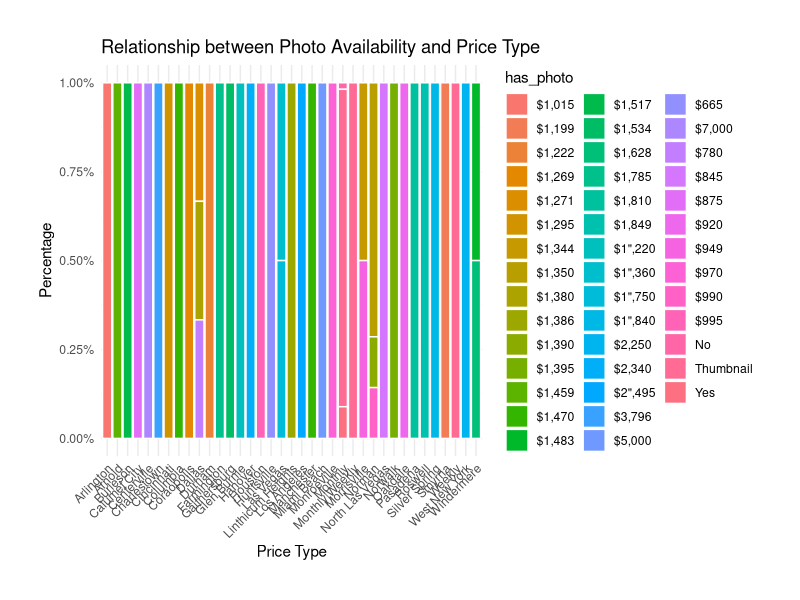
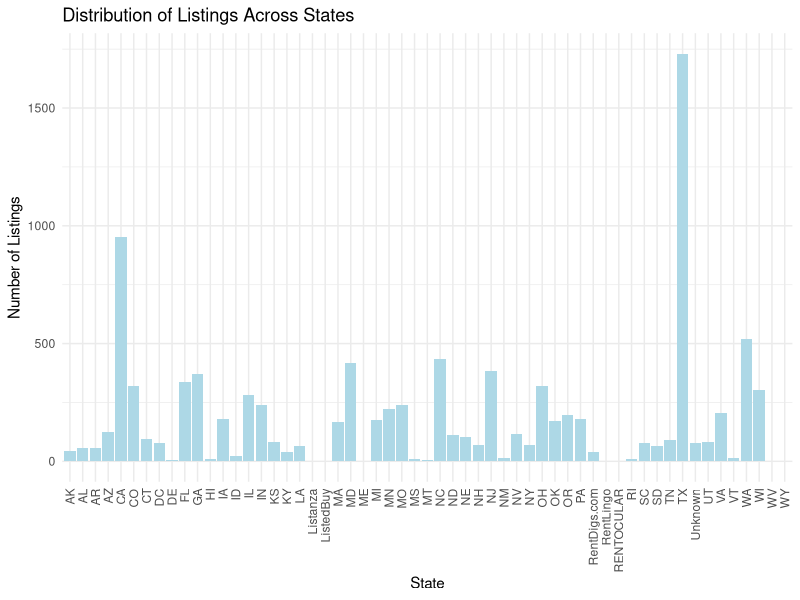
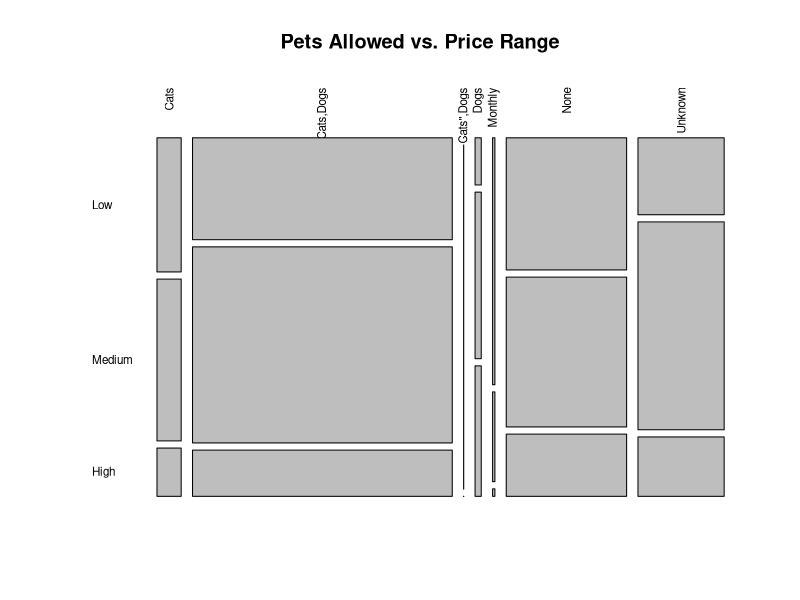
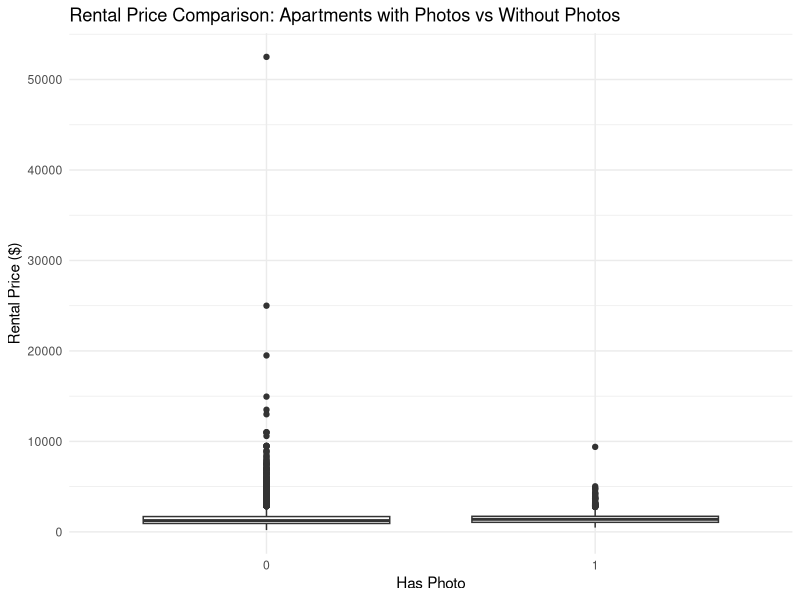
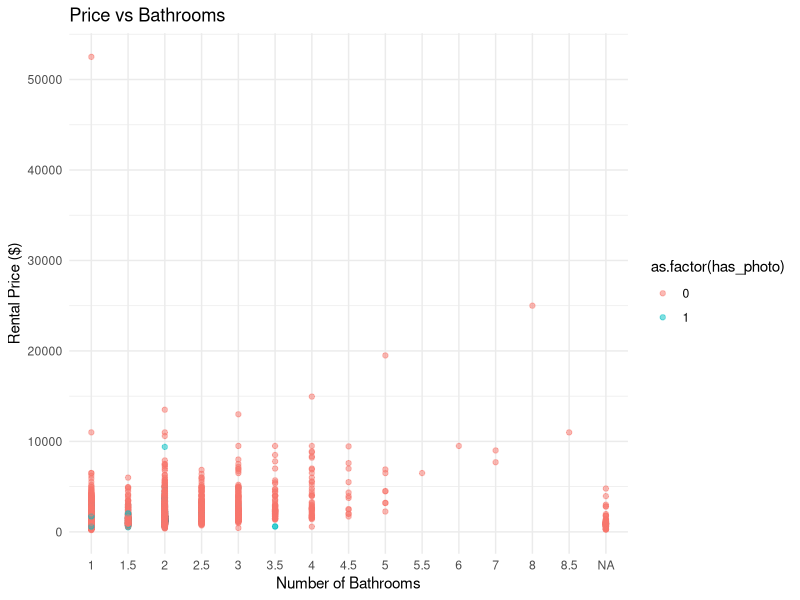
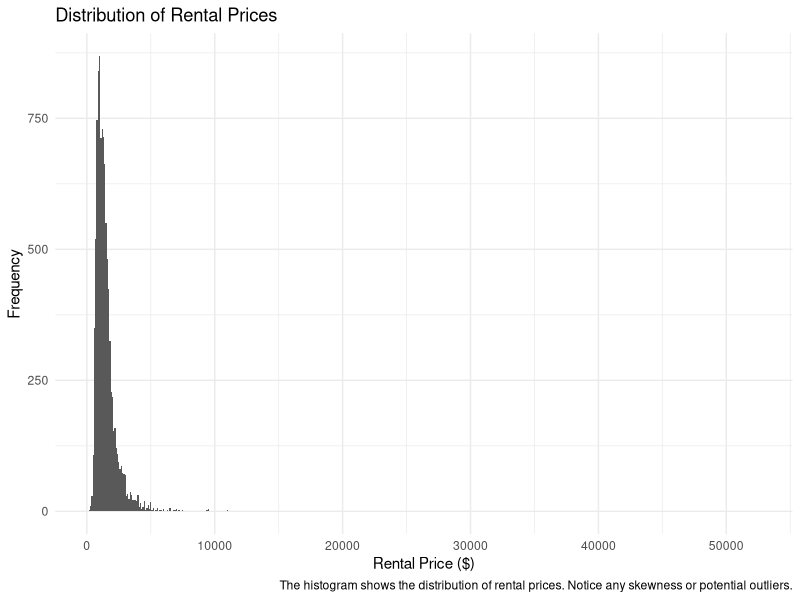
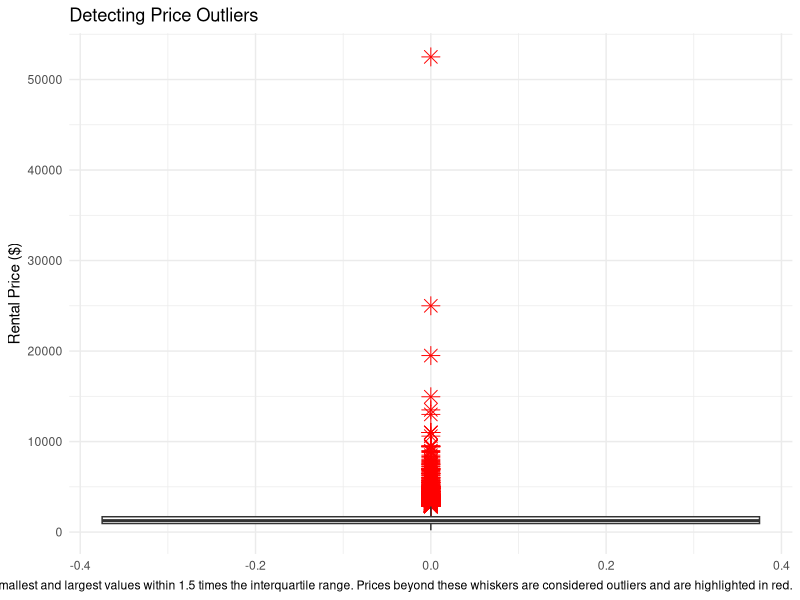
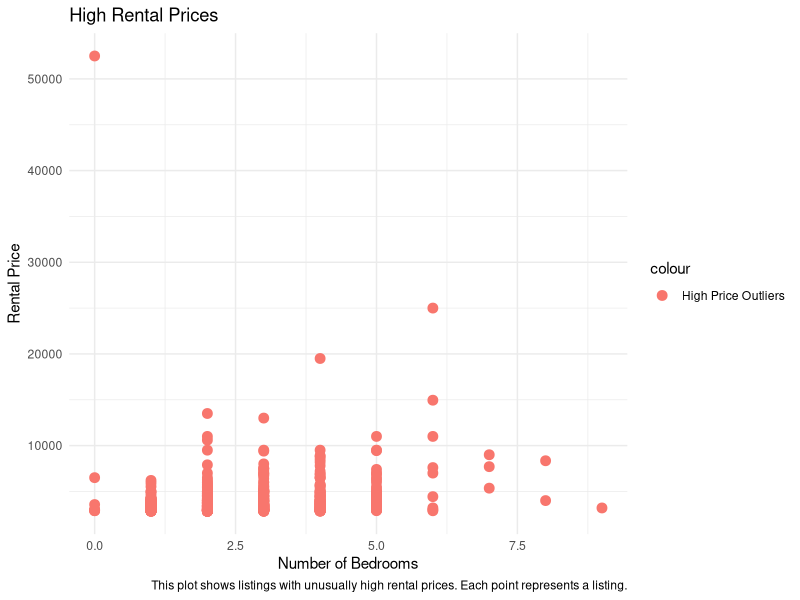

Write R code to recreate these figures, in order.
## ---- chunk 1
knitr::opts_chunk$set(echo = FALSE)
## ---- chunk 2

################################################################################
# Chi-Square Test on the Relationship Between Photo Availability and Price Type
################################################################################

# Load necessary libraries
if (!require(readxl)) {
  install.packages("readxl")
}
library(readxl)

if (!require(tidyverse)) {
  install.packages("tidyverse")
}
library(tidyverse)

# Read the dataset
data <- read_excel("cleaned_data.xlsx")

# Creating a contingency table for photo availability and price type
contingency_table_photo_price <- table(data$has_photo, data$price_type)

# Performing the Chi-Square Test of Independence
chi_square_test_photo_price <- chisq.test(contingency_table_photo_price)

# Printing the results of the Chi-Square test
print(chi_square_test_photo_price)

# Using ggplot to create a stacked bar plot to show the relationship between photo availability and price type

if (!require(scales)) {
  install.packages("scales")
}
library(scales)

if (!require(ggplot2)) {
  install.packages("ggplot2")
}
library(ggplot2)

ggplot(data, aes(x = price_type, fill = has_photo)) +
  geom_bar(position = "fill", color = "white") +  
  scale_y_continuous(labels = percent_format(scale = 1)) +  
  labs(title = "Relationship between Photo Availability and Price Type",
       x = "Price Type",
       y = "Percentage") +  
  theme_minimal() +  # Using a minimal theme for a cleaner look
  theme(axis.text.x = element_text(angle = 45, hjust = 1),  
        plot.margin = unit(c(1, 1, 1, 1), "cm"))  

## ---- chunk 3

################################################################
# Chi-Square Test on the Distribution of Listings Across States
################################################################

# Install necessary packages
if (!require(readxl)) {
  install.packages("readxl")
}
library(readxl)

if (!require(tidyverse)) {
  install.packages("tidyverse")
}
library(tidyverse)

# Read the dataset
data <- read_excel("cleaned_data.xlsx")

# Data cleaning
# Check the number of unique states
num_states <- length(unique(data$state))

# Create a vector of expected frequencies
expected_frequencies <- rep(1/num_states, num_states)

# Creating a contingency table of the number of listings in each state
contingency_table <- table(data$state)

# Performing the Chi-Square test
chi_square_test_state <- chisq.test(contingency_table)

# Printing the results of the Chi-Square test
print(chi_square_test_state)

# Visualize the distribution of listings across states using a bar plot
ggplot(data, aes(x = state)) +
  geom_bar(fill = "#ADD8E6") +
  labs(title = "Distribution of Listings Across States",
       x = "State",
       y = "Number of Listings") +
  theme_minimal() +
  theme(axis.text.x = element_text(angle = 90, vjust = 0.5, hjust = 1))

## ---- chunk 4

##################################################################################
# Chi-Square Test on the Relationship Between Pets Allowed Status and Price Range
##################################################################################

# Creating a new variable for price range based on the 'price' variable
data$price_category <- cut(data$price,
                           breaks = c(-Inf, 1000, 2000, Inf),
                           labels = c("Low", "Medium", "High"))

# Creating a contingency table of pets allowed status against price range
contingency_table_pets_price <- table(data$pets_allowed, data$price_category)

# Perform Chi-Square Test
chi_square_test_pets_price <- chisq.test(contingency_table_pets_price)

# Printing the results of the Chi-Square test
print(chi_square_test_pets_price)

mosaicplot(contingency_table_pets_price, main = "Pets Allowed vs. Price Range",
           cex.axis = 0.7, 
           las = 2,   
           mar = c(5, 4, 2, 2) + 0.1)  

## ---- chunk 5

# Loading the necessary libraries
library(readr)
library(ggplot2)
library(dplyr)

# Reading the CSV file
data <- read_excel("cleaned_data.xlsx")

# Data Cleaning and Transformation
data$has_photo <- as.numeric(data$has_photo == "Yes")
data$bathrooms <- ifelse(is.na(data$bathrooms), median(data$bathrooms, na.rm = TRUE), data$bathrooms)
data$bedrooms <- ifelse(is.na(data$bedrooms), median(data$bedrooms, na.rm = TRUE), data$bedrooms)
data$square_feet <- as.numeric(data$square_feet)
data$square_feet[is.na(data$square_feet)] <- median(data$square_feet, na.rm = TRUE)

# Data Analysis
# Calculate average prices
avg_price_with_photo <- mean(data$price[data$has_photo == 1])
avg_price_without_photo <- mean(data$price[data$has_photo == 0])

# Perform a t-test
t_test_result <- t.test(price ~ has_photo, data = data)
#print(t_test_result)

# Multivariate Linear Regression
model <- lm(price ~ has_photo + bathrooms + bedrooms + square_feet, data = data)
#summary(model)

# Visualization
p1 <- ggplot(data, aes(x = as.factor(has_photo), y = price)) +
  geom_boxplot() +
  labs(title = "Rental Price Comparison: Apartments with Photos vs Without Photos",
       x = "Has Photo",
       y = "Rental Price ($)") +
  theme_minimal()

p2 <- ggplot(data, aes(x = bathrooms, y = price, color = as.factor(has_photo))) +
  geom_point(alpha = 0.5) +
  labs(title = "Price vs Bathrooms",
       x = "Number of Bathrooms",
       y = "Rental Price ($)") +
  theme_minimal()

print(p1)
print(p2)


## ---- chunk 6

# Load necessary libraries
library(readr)
library(ggplot2)
library(dplyr)
library(readxl)

# Read the data
data <- read_excel("cleaned_data.xlsx")

# Data Cleaning and Transformation
data <- data %>%
  mutate(
    has_photo = if_else(has_photo == "Yes", 1, 0),
    bathrooms = as.numeric(bathrooms),
    bedrooms = as.numeric(bedrooms),
    square_feet = as.numeric(square_feet)
  ) %>%
  mutate(
    bathrooms = ifelse(is.na(bathrooms), median(bathrooms, na.rm = TRUE), bathrooms),
    bedrooms = ifelse(is.na(bedrooms), median(bedrooms, na.rm = TRUE), bedrooms),
    square_feet = ifelse(is.na(square_feet), median(square_feet, na.rm = TRUE), square_feet)
  )

# Visualizing the Distribution of Rental Prices
p1 <- ggplot(data, aes(x = price)) +
  geom_histogram(binwidth = 100) +
  theme_minimal() +
  labs(title = "Distribution of Rental Prices", x = "Rental Price ($)", y = "Frequency",
       caption = "The histogram shows the distribution of rental prices. Notice any skewness or potential outliers.")
print(p1)
#ggsave("Distribution_of_Rental_Prices.jpg", plot = p1, width = 10, height = 8, units = "cm")

# Summary Statistics of Rental Prices
summary_stats <- summary(data$price)
print(summary_stats)

# Identifying and Visualizing Anomalies in Rental Prices
Q1 <- quantile(data$price, 0.25)
Q3 <- quantile(data$price, 0.75)
IQR <- Q3 - Q1
lower_bound <- Q1 - 1.5 * IQR
upper_bound <- Q3 + 1.5 * IQR

outliers <- data %>% filter(price < lower_bound | price > upper_bound)

# Using Box Plot to visualize anomalies in rental prices
p_boxplot <- ggplot(data, aes(y = price)) + 
  geom_boxplot(outlier.colour = "red", outlier.shape = 8, outlier.size = 4) + 
  labs(title = "Detecting Price Outliers", y = "Rental Price ($)",
       caption = "The box plot visualizes the spread of rental prices. The middle 50% of the prices are within the box, while the lines (whiskers) extend to the smallest and largest values within 1.5 times the interquartile range. Prices beyond these whiskers are considered outliers and are highlighted in red.") +
  theme_minimal()
print(p_boxplot)
#ggsave("Detecting_Price_Outliers.jpg", plot = p_boxplot, width = 10, height = 8, units = "cm")

# High Price Outliers

# Analyze high price outliers to understand the characteristics of listings that are priced high.
high_price_outliers <- subset(data, price > upper_bound)
p_high <- ggplot(high_price_outliers, aes(x = bedrooms, y = price)) +
  geom_point(aes(color = "High Price Outliers"), size = 3) +
  theme_minimal() +
  labs(title = "High Rental Prices", x = "Number of Bedrooms", y = "Rental Price",
       caption = "This plot shows listings with unusually high rental prices. Each point represents a listing.")
print(p_high)
#ggsave("Low_Rental_Prices.jpg", plot = p_low, width = 10, height = 8, units = "cm")


## ---- chunk 7

###############################################################################
### SMART Question 9
###############################################################################

# here we have two checks to make sure that the packages are loaded and installed
if (!require(readxl)) {
  install.packages("readxl")
}
library(readxl)

if (!require(knitr)) {
  install.packages("knitr")
}
library(knitr)

if (!require(dplyr)) {
  install.packages("dplyr")
}
library(dplyr)

# Read the Excel file
df <- read_excel("cleaned_data.xlsx")

# List of valid US state abbreviations
valid_states <- c(
    "AL", "AK", "AZ", "AR", "CA", "CO", "CT", "DE", "FL", "GA",
    "HI", "ID", "IL", "IN", "IA", "KS", "KY", "LA", "ME", "MD",
    "MA", "MI", "MN", "MS", "MO", "MT", "NE", "NV", "NH", "NJ",
    "NM", "NY", "NC", "ND", "OH", "OK", "OR", "PA", "RI", "SC",
    "SD", "TN", "TX", "UT", "VT", "VA", "WA", "WV", "WI", "WY"
)

# Update the list of valid US state abbreviations to include DC
valid_states <- c(valid_states, "DC")

# Filter out rows where the state is not in the list of valid states
filtered_df_with_dc <- df[df$state %in% valid_states, ]

# Convert square_feet to numeric, setting any non-numeric values to NA
filtered_df_with_dc$square_feet <- as.numeric(as.character(filtered_df_with_dc$square_feet))

# Check for any non-numeric values that might have been converted to NAs
na_square_feet_count <- sum(is.na(filtered_df_with_dc$square_feet))
#cat("Number of NA values in square_feet:", na_square_feet_count, "\n")

# Compute the average rental price per square foot and the count of observations for each state
statewise_stats <- filtered_df_with_dc %>%
  filter(!is.na(square_feet) & square_feet > 0) %>%
  group_by(state) %>%
  summarize(
    avg_price_per_sqft = round(mean(price / square_feet, na.rm = TRUE), 2),
    count = n()
  )

# Compute the weighted average rental price per square foot for each state
statewise_stats$weighted_avg_price_per_sqft <- statewise_stats$avg_price_per_sqft * statewise_stats$count

# Compute the overall weighted average rental price per square foot for the entire dataset
overall_weighted_avg_price_per_sqft <- sum(statewise_stats$weighted_avg_price_per_sqft) / sum(statewise_stats$count)

# install the package if necessary, and load it in
if (!require(ggplot2)) {
  install.packages("ggplot2")
}
library(ggplot2)

# Create a bubble plot with adjusted red line label and legend position
bubble_plot <- ggplot(statewise_stats, aes(x = state, y = avg_price_per_sqft, size = count)) +
  geom_point(alpha = 0.7, color = "dodgerblue") +
  geom_hline(yintercept = overall_weighted_avg_price_per_sqft, color = "red", linetype="dashed", size=0.7) +
  annotate("text", x = max(statewise_stats$state), y = overall_weighted_avg_price_per_sqft + 0.1, 
           label = paste0("$", round(overall_weighted_avg_price_per_sqft, 2)), color = "red", hjust = "right") +
  labs(
    title = "Weighted Average Rental Price Per Square Foot by State",
    subtitle = paste0("Overall avg. price/sqft: $", round(overall_weighted_avg_price_per_sqft, 2)),
    x = "State",
    y = "Price ($/sqft)",
    size = "Number of Listings"
  ) +
  theme_minimal() +
  theme(
    axis.text.x = element_text(angle = 45, hjust = 1),  # Rotate x-axis labels by 45 degrees
    legend.position = "top"  # Move the legend to the top
  )

# Display the plot
bubble_plot

## ---- chunk 8

###############################################################################
### SMART Question 10
###############################################################################

# Load necessary packages
if (!require(dplyr)) {
  install.packages("dplyr")
}
library(dplyr)

if (!require(purrr)) {
  install.packages("purrr")
}
library(purrr)

if (!require(tidyr)) {
  install.packages("tidyr")
}
library(tidyr)

if (!require(ggplot2)) {
  install.packages("ggplot2")
}
library(ggplot2)

# Remove outliers
remove_outliers <- function(data, column_name) {
  Q1 <- quantile(data[[column_name]], 0.25, na.rm = TRUE)
  Q3 <- quantile(data[[column_name]], 0.75, na.rm = TRUE)
  IQR <- Q3 - Q1
  
  filter_condition <- (data[[column_name]] >= (Q1 - 1.5 * IQR)) & (data[[column_name]] <= (Q3 + 1.5 * IQR))
  return(data[filter_condition,])
}

filtered_df_no_outliers <- remove_outliers(filtered_df_with_dc, "price")
filtered_df_no_outliers <- remove_outliers(filtered_df_no_outliers, "square_feet")

# Group the data by state and apply the linear regression model to each group, with square_feet as the predictor and price as the response
regression_results <- filtered_df_no_outliers %>%
  group_by(state) %>%
  nest() %>%
  mutate(
    model = map(data, ~ lm(price ~ square_feet, data = .)),
    intercept = map_dbl(model, ~ coef(.)[1]),
    slope = map_dbl(model, ~ coef(.)[2]),
    r_squared = map_dbl(model, ~ summary(.)$r.squared)
  ) %>%
  select(state, intercept, slope, r_squared)

# Display the regression results by state
#print(regression_results)

plot_width <- 5
plot_height <- 3

# As an example, visualize the regression line for the states CA, NY, and TX
selected_states <- c("CA", "NY", "TX")
plots <- list()

for (state in selected_states) {
  state_data <- filter(filtered_df_no_outliers, state == !!state)
  
  plot <- ggplot(state_data, aes(x = square_feet, y = price)) +
    geom_point(alpha = 0.5) +
    geom_smooth(method = "lm", color = "red") +
    labs(
      title = paste0("Regression of Price on Square Feet in ", state),
      x = "Square Feet",
      y = "Rental Price ($)"
    ) +
    theme_minimal()
  
  plots[[state]] <- plot
}

# Display the plots for the selected states
#lapply(plots, print)


# Filter for the states CA, NY, and TX and select the slope column
#selected_slopes <- regression_results %>%
#  filter(state %in% selected_states) %>%
#  select(slope)

# install the package if necessary, and load it in
if (!require(gridExtra)) {
  install.packages("gridExtra")
}
library(gridExtra)


# Assuming plots for CA and TX are stored in plots[["CA"]] and plots[["TX"]] respectively
grid.arrange(plots[["CA"]], plots[["TX"]], ncol=2)

## ---- chunk 9
print(plots[["NY"]])
## ---- chunk 10

# Load necessary packages
if (!require(readxl)) {
  install.packages("readxl")
}
library(readxl)

if (!require(dplyr)) {
  install.packages("dplyr")
}
library(dplyr)

if (!require(ggplot2)) {
  install.packages("ggplot2")
}
library(ggplot2)

# Load the data
data <- read_excel("cleaned_data.xlsx")

# Filter out non-states
valid_states <- c(
    "AL", "AK", "AZ", "AR", "CA", "CO", "CT", "DE", "FL", "GA",
    "HI", "ID", "IL", "IN", "IA", "KS", "KY", "LA", "ME", "MD",
    "MA", "MI", "MN", "MS", "MO", "MT", "NE", "NV", "NH", "NJ",
    "NM", "NY", "NC", "ND", "OH", "OK", "OR", "PA", "RI", "SC",
    "SD", "TN", "TX", "UT", "VT", "VA", "WA", "WV", "WI", "WY", "DC"
)
data <- data[data$state %in% valid_states,]

# Convert square_feet to numeric
data$square_feet <- as.numeric(data$square_feet)

# Drop rows with NA in square_feet
data <- data[!is.na(data$square_feet),]

# Calculate the average square foot by state
avg_sqft_by_state <- data %>%
  group_by(state) %>%
  summarize(avg_sqft = mean(square_feet, na.rm = TRUE)) %>%
  arrange(-avg_sqft)  # Sort in descending order

# Plot the result with the states on the x-axis and sorted bars
ggplot(avg_sqft_by_state, aes(x = reorder(state, avg_sqft), y = avg_sqft)) +
  geom_bar(stat = "identity") +
  theme(axis.text.x = element_text(angle = 90, vjust = 0.5, hjust=1)) +  # Rotate x-axis labels for better visibility
  labs(title = "Average Square Foot by State", x = "State", y = "Average Square Foot")

## ---- chunk 11
# Load necessary libraries
if (!require(readxl)) {
  install.packages("readxl")
}
library(readxl)

if (!require(tidyverse)) {
  install.packages("tidyverse")
}
library(tidyverse)

apartments_data_clean <- read_excel("cleaned_data.xlsx")

# For a variable like 'price', compute the IQR:
Q1 <- quantile(apartments_data_clean$price, 0.25)
Q3 <- quantile(apartments_data_clean$price, 0.75)
IQR <- Q3 - Q1

# Define bounds for outliers
lower_bound <- Q1 - 1.5 * IQR
upper_bound <- Q3 + 1.5 * IQR

# Filter out outliers
apartments_data_no_outliers <- apartments_data_clean %>%
  filter(price >= lower_bound & price <= upper_bound)

# Visualize price without outliers
ggplot(apartments_data_no_outliers, aes(x = price)) + 
  geom_histogram(binwidth = 50, fill = "blue", alpha = 0.7) + 
  theme_minimal() + 
  labs(title = "Distribution of Price (No Outliers)", x = "Price", y = "Frequency")

## ---- chunk 12
apartments_data<- read_excel("cleaned_data.xlsx")


# a. Descriptive Statistics and Measures of Variance
source_grouped <- aggregate(price ~ source, data = apartments_data, FUN = mean)
source_stats <- cbind(source_grouped, 
                      median = tapply(apartments_data$price, apartments_data$source, median),
                      variance = tapply(apartments_data$price, apartments_data$source, var),
                      sd = tapply(apartments_data$price, apartments_data$source, sd))

# b. Normality Test
# Filtering and sampling for Shapiro-Wilk test
shapiro_test_results <- lapply(split(apartments_data$price, apartments_data$source), function(x) {
  sample_size <- length(x)
  if(sample_size < 3) {
    return(NA)
  } else if(sample_size > 5000) {
    x <- sample(x, 5000)  # Taking a random sample of 5000 data points
  }
  shapiro.test(x)$p.value
})

# Convert the results to a data frame for better visualization
shapiro_df <- data.frame(source = names(shapiro_test_results), p_value = unlist(shapiro_test_results))

# c. ANOVA Analysis
anova_result <- aov(price ~ source, data = apartments_data)
anova_summary <- summary(anova_result)

# d. Visualization
ggplot(source_stats, aes(x = reorder(source, -price), y = price)) +
  geom_bar(stat = "identity", fill = "dodgerblue") +
  coord_flip() +
  labs(title = "Average Rental Price by Source", x = "Listing Source", y = "Average Rental Price") +
  theme_minimal() +
  geom_errorbar(aes(ymin = price - sd, ymax = price + sd), width = 0.5)

# Output the computed values and the ggplot object
#list(ggplot_plot)

## ---- chunk 13
# Focus on relevant columns and ensure they are in the correct format
data<- read_excel("cleaned_data.xlsx")

data <- data %>% 
  select(bedrooms, bathrooms, price) %>% 
  mutate(
    bedrooms = as.numeric(bedrooms),
    bathrooms = as.numeric(bathrooms),
    rental_price = as.numeric(price)
  ) %>% 
  filter(!is.na(bedrooms), !is.na(bathrooms), !is.na(rental_price)) # Remove rows with missing values

# Create a combination column for bedrooms and bathrooms
data <- data %>% 
  mutate(bed_bath_combo = paste(bedrooms, "B", bathrooms, "Ba", sep = ""))

# Filter for common bedroom-bathroom combinations
common_combinations <- data %>% 
  group_by(bed_bath_combo) %>% 
  tally() %>% 
  filter(n > 50) %>%  # Adjust this threshold as needed
  select(bed_bath_combo)

data <- data %>% 
  filter(bed_bath_combo %in% common_combinations$bed_bath_combo)

# Calculate average rental prices for each combination
avg_prices <- data %>% 
  group_by(bed_bath_combo) %>% 
  summarise(avg_rental_price = mean(rental_price))

# Visualize the data
# Bar chart of average rental prices for different bedroom-bathroom combinations
p1 <- ggplot(avg_prices, aes(x = reorder(bed_bath_combo, -avg_rental_price), y = avg_rental_price)) +
  geom_bar(stat = "identity", fill = "skyblue") +
  theme_minimal(base_size = 15) +
  labs(
    title = "Average Rental Prices for Different Bedroom-Bathroom Combinations",
    x = "Bedroom-Bathroom Combination",
    y = "Average Rental Price ($)",
    caption = "Data source: Rental Radiance USA"
  ) +
  theme(axis.text.x = element_text(angle = 45, hjust = 1))

# Show the plot
print(p1)
